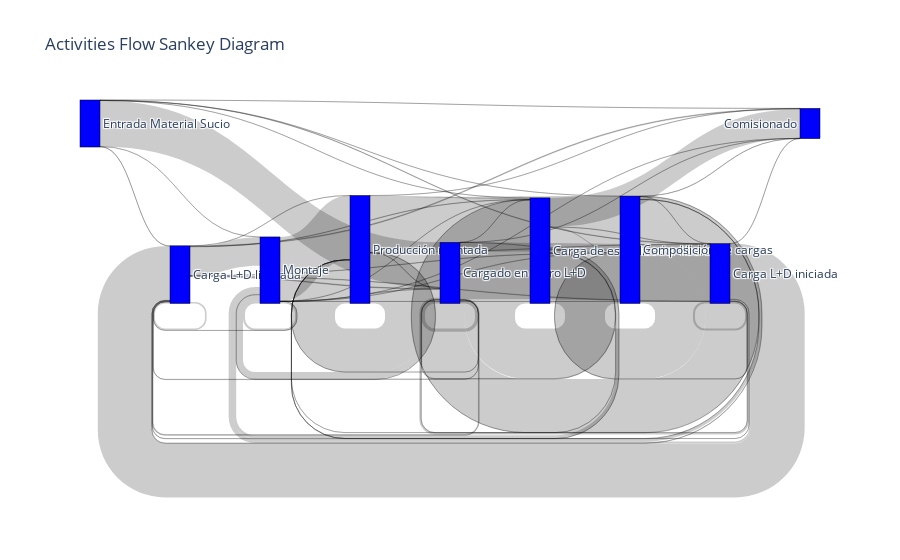

The notebook cell saved with this chart:
### Code cell
fig = go.Figure(data=[go.Sankey(
    node=dict(
        pad=15,
        thickness=20,
        line=dict(color="black", width=0.5),
        label=list(set(sddf['er1'].tolist() + sddf['er2'].tolist())),
        color="blue"
    ),
    link=dict(
        source=sddf['er1'].map(lambda x: list(set(sddf['er1'].tolist() + sddf['er2'].tolist())).index(x)),
        target=sddf['er2'].map(lambda x: list(set(sddf['er1'].tolist() + sddf['er2'].tolist())).index(x)),
        value=sddf['d']
    ),
    orientation='h'
)])

fig.update_layout(title_text="Activities Flow Sankey Diagram")
fig.show()

### Figure 1 — Plotly figure (JSON) as saved in the notebook; plotly's stock layout.template omitted (floating-point values rounded to 4 significant figures)
{"data": [{"link": {"source": [8, 3, 2, 0, 1, 6, 7, 2, 1, 6, 3, 8, 6, 8, 5, 8, 0, 3, 7, 7, 7, 0, 2, 0, 2, 6, 8, 7, 6, 7, 2, 5, 0, 2, 5, 5, 8, 6, 5, 0, 3, 3, 5, 2, 1, 5, 6, 0, 7, 2, 3, 1, 0, 6, 1, 8, 3, 3, 8, 1, 1, 1, 5], "target": [0, 8, 6, 1, 2, 5, 3, 1, 1, 6, 3, 1, 1, 8, 3, 3, 8, 0, 5, 1, 6, 6, 0, 5, 8, 0, 6, 8, 8, 0, 2, 5, 0, 5, 1, 6, 5, 3, 0, 3, 1, 5, 8, 3, 3, 4, 4, 4, 4, 4, 2, 0, 2, 2, 6, 2, 6, 4, 4, 5, 8, 4, 2], "value": [18994, 19950, 19416, 10037, 22609, 18754, 16135, 2345, 693, 17712, 1155, 542, 974, 706, 162, 623, 127, 264, 24, 65, 13, 101, 124, 94, 44, 110, 52, 140, 33, 139, 15310, 17627, 546, 505, 1133, 397, 50, 68, 56, 211, 60, 22, 27, 68, 10, 10207, 78, 249, 3, 55, 1, 11, 8, 1, 28, 1, 4, 9, 19, 11, 1, 2, 1]}, "node": {"color": "blue", "label": ["Carga L+D liberada", "Montaje", "Producción montada", "Cargado en carro L+D", "Comisionado", "Carga de esterilizador liberada", "Composición de cargas", "Entrada Material Sucio", "Carga L+D iniciada"], "line": {"color": "black", "width": 0.5}, "pad": 15, "thickness": 20}, "orientation": "h", "type": "sankey"}], "layout": {"title": {"text": "Activities Flow Sankey Diagram"}}}
